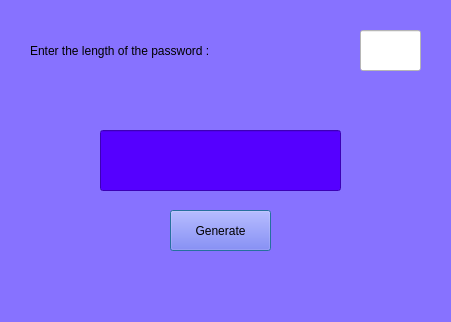
<?xml version="1.0" encoding="UTF-8"?>
<ui version="4.0">
 <class>Dialog</class>
 <widget class="QDialog" name="Dialog">
  <property name="geometry">
   <rect>
    <x>0</x>
    <y>0</y>
    <width>451</width>
    <height>322</height>
   </rect>
  </property>
  <property name="windowTitle">
   <string>Password Generator</string>
  </property>
  <property name="styleSheet">
   <string notr="true">background-color: rgb(135, 114, 255);</string>
  </property>
  <widget class="QPushButton" name="generate">
   <property name="geometry">
    <rect>
     <x>170</x>
     <y>210</y>
     <width>101</width>
     <height>41</height>
    </rect>
   </property>
   <property name="styleSheet">
    <string notr="true">font: 16pt &quot;Exotc350 Bd BT&quot;;
background-color: rgb(85, 85, 255);</string>
   </property>
   <property name="text">
    <string>Generate</string>
   </property>
  </widget>
  <widget class="QLabel" name="label">
   <property name="geometry">
    <rect>
     <x>30</x>
     <y>20</y>
     <width>431</width>
     <height>61</height>
    </rect>
   </property>
   <property name="styleSheet">
    <string notr="true">font: 800 12pt &quot;Rockwell Extra Bold&quot;;</string>
   </property>
   <property name="text">
    <string>Enter the length of the password :</string>
   </property>
  </widget>
  <widget class="QLineEdit" name="length">
   <property name="geometry">
    <rect>
     <x>360</x>
     <y>30</y>
     <width>61</width>
     <height>41</height>
    </rect>
   </property>
   <property name="styleSheet">
    <string notr="true">background-color: rgb(255, 255, 255);
font: 800 12pt &quot;Rockwell Extra Bold&quot;;</string>
   </property>
  </widget>
  <widget class="QLineEdit" name="passbox">
   <property name="geometry">
    <rect>
     <x>100</x>
     <y>130</y>
     <width>241</width>
     <height>61</height>
    </rect>
   </property>
   <property name="styleSheet">
    <string notr="true">background-color: rgb(85, 0, 255);
font: 800 12pt &quot;Rockwell Extra Bold&quot;;</string>
   </property>
  </widget>
 </widget>
 <resources/>
 <connections/>
</ui>
